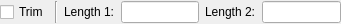
<?xml version="1.0" encoding="UTF-8"?>
<ui version="4.0">
 <class>Ui_BevelOptions</class>
 <widget class="QWidget" name="Ui_BevelOptions">
  <property name="geometry">
   <rect>
    <x>0</x>
    <y>0</y>
    <width>341</width>
    <height>24</height>
   </rect>
  </property>
  <property name="sizePolicy">
   <sizepolicy hsizetype="Maximum" vsizetype="Fixed">
    <horstretch>0</horstretch>
    <verstretch>0</verstretch>
   </sizepolicy>
  </property>
  <property name="minimumSize">
   <size>
    <width>341</width>
    <height>22</height>
   </size>
  </property>
  <property name="maximumSize">
   <size>
    <width>400</width>
    <height>32767</height>
   </size>
  </property>
  <property name="windowTitle">
   <string>Bevel Options</string>
  </property>
  <property name="toolTip">
   <string/>
  </property>
  <layout class="QHBoxLayout">
   <property name="leftMargin">
    <number>0</number>
   </property>
   <property name="topMargin">
    <number>1</number>
   </property>
   <property name="rightMargin">
    <number>0</number>
   </property>
   <property name="bottomMargin">
    <number>1</number>
   </property>
   <item>
    <widget class="QCheckBox" name="cbTrim">
     <property name="toolTip">
      <string>Check to trim both entities to the bevel</string>
     </property>
     <property name="text">
      <string>Trim</string>
     </property>
    </widget>
   </item>
   <item>
    <widget class="Line" name="sep1_2">
     <property name="sizePolicy">
      <sizepolicy hsizetype="Fixed" vsizetype="Minimum">
       <horstretch>0</horstretch>
       <verstretch>0</verstretch>
      </sizepolicy>
     </property>
     <property name="frameShape">
      <enum>QFrame::VLine</enum>
     </property>
     <property name="frameShadow">
      <enum>QFrame::Sunken</enum>
     </property>
    </widget>
   </item>
   <item>
    <widget class="QLabel" name="lLength1">
     <property name="text">
      <string>Length 1:</string>
     </property>
     <property name="wordWrap">
      <bool>false</bool>
     </property>
    </widget>
   </item>
   <item>
    <widget class="QLineEdit" name="leLength1">
     <property name="toolTip">
      <string>Length of bevel in X direction.</string>
     </property>
    </widget>
   </item>
   <item>
    <widget class="QLabel" name="lLength2">
     <property name="text">
      <string>Length 2:</string>
     </property>
     <property name="wordWrap">
      <bool>false</bool>
     </property>
    </widget>
   </item>
   <item>
    <widget class="QLineEdit" name="leLength2">
     <property name="toolTip">
      <string>Length of bevel in Y direction. </string>
     </property>
    </widget>
   </item>
  </layout>
 </widget>
 <layoutdefault spacing="6" margin="11"/>
 <resources/>
 <connections>
  <connection>
   <sender>leLength1</sender>
   <signal>textChanged(QString)</signal>
   <receiver>Ui_BevelOptions</receiver>
   <slot>updateData()</slot>
   <hints>
    <hint type="sourcelabel">
     <x>20</x>
     <y>20</y>
    </hint>
    <hint type="destinationlabel">
     <x>20</x>
     <y>20</y>
    </hint>
   </hints>
  </connection>
  <connection>
   <sender>cbTrim</sender>
   <signal>toggled(bool)</signal>
   <receiver>Ui_BevelOptions</receiver>
   <slot>updateData()</slot>
   <hints>
    <hint type="sourcelabel">
     <x>20</x>
     <y>20</y>
    </hint>
    <hint type="destinationlabel">
     <x>20</x>
     <y>20</y>
    </hint>
   </hints>
  </connection>
  <connection>
   <sender>leLength2</sender>
   <signal>textChanged(QString)</signal>
   <receiver>Ui_BevelOptions</receiver>
   <slot>updateData()</slot>
   <hints>
    <hint type="sourcelabel">
     <x>20</x>
     <y>20</y>
    </hint>
    <hint type="destinationlabel">
     <x>20</x>
     <y>20</y>
    </hint>
   </hints>
  </connection>
 </connections>
 <slots>
  <slot>updateData()</slot>
 </slots>
</ui>
